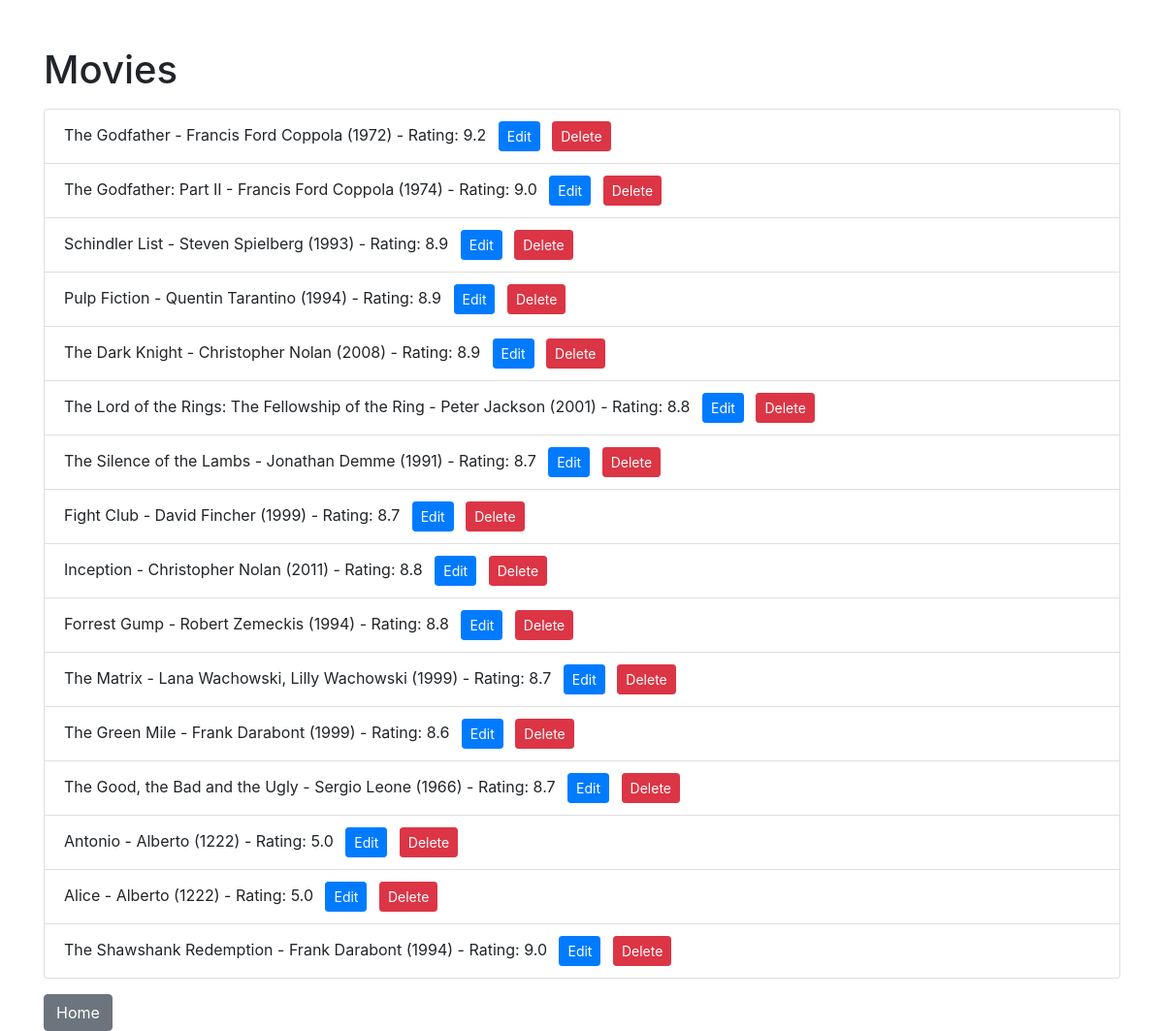
Before: /users/1 with the older database file.
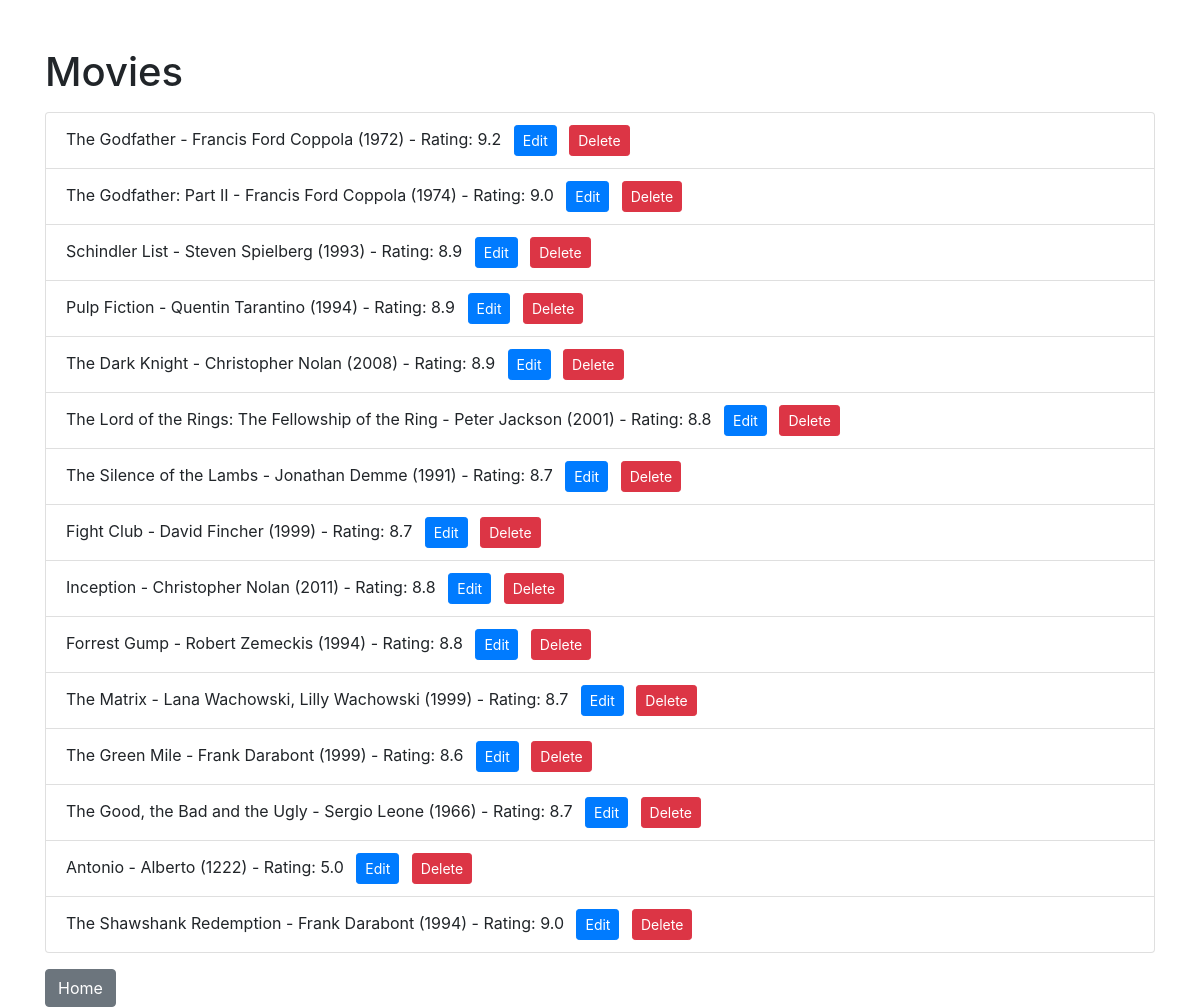
After: the same page with the newer database file.
### models.py (models this page shows)
class Movie(db.Model):
    movie_id = db.Column(db.Integer, primary_key=True)
    name = db.Column(db.String(120), nullable=False)
    director = db.Column(db.String(120), nullable=False)
    year = db.Column(db.Integer, nullable=False)
    rating = db.Column(db.Float, nullable=False)
    user_id = db.Column(db.Integer, db.ForeignKey('user.user_id'), nullable=False)

### app.py (the view)
@app.route('/users/<int:user_id>')
def user_movies(user_id):
    user = data_manager.get_user_by_id(user_id)
    if not user:
        logging.error(f"User not found: {user_id}")
        return "User not found", 404
    movies = data_manager.get_user_movies(user_id)
    return render_template('movies.html', movies=movies, user_id=user_id)

### datamanager/sqlite_data_manager.py (called while the page is built)
    def get_user_movies(self, user_id):
        try:
            return Movie.query.filter_by(user_id=user_id).all()
        except SQLAlchemyError as e:
            print(f"Database error: {str(e)}")
            return []

    def get_user_by_id(self, user_id):
        try:
            return User.query.get(user_id)
        except SQLAlchemyError as e:
            print(f"Database error: {str(e)}")
            return None

### templates/movies.html (shortened to what this page needs)
<!DOCTYPE html>
<html>
<head>
    <link rel="stylesheet" href="https://stackpath.bootstrapcdn.com/bootstrap/4.5.2/css/bootstrap.min.css">
</head>
<body>
    <div class="container">
        <h1 class="mt-5">Movies</h1>
        <ul class="list-group mt-3">
            {% for movie in movies %}
                <li class="list-group-item">{{ movie.name }} - {{ movie.director }} ({{ movie.year }}) - Rating: {{ movie.rating }}
                    <a href="{{ url_for('update_movie', user_id=user_id, movie_id=movie.movie_id) }}" class="btn btn-primary btn-sm ml-2">Edit</a>
                    <a href="{{ url_for('delete_movie', user_id=user_id, movie_id=movie.movie_id) }}" class="btn btn-danger btn-sm ml-2">Delete</a>
                </li>
            {% endfor %}
        </ul>
        <a href="{{ url_for('home') }}" class="btn btn-secondary mt-3">Home</a>
    </div>
</body>
</html>

Changed rows visible on the page:
removed Movie: name "Alice", director "Alberto", year "1222", rating "5.0"
